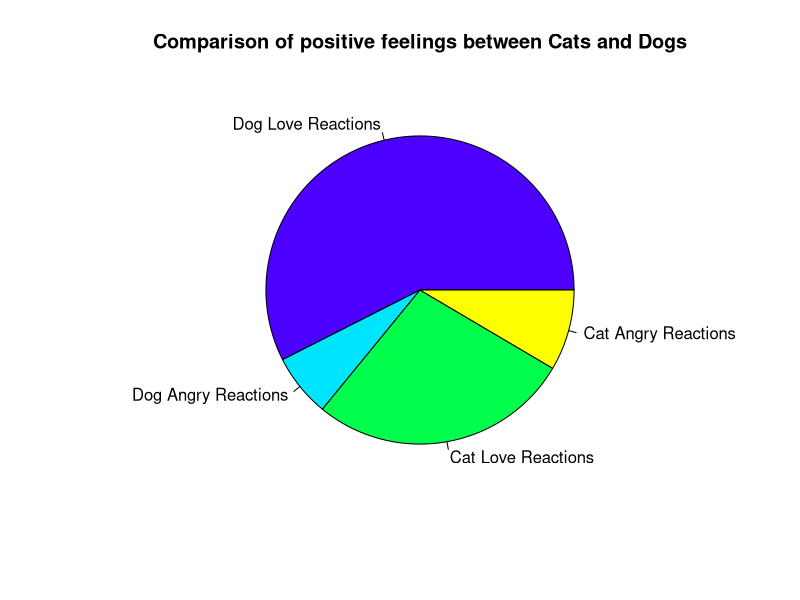

Recreate this plot in R.
getwd()
setwd("C:/Users/navee/OneDrive/Desktop/A3")
cat <- read.table('cat_pos.txt', header = FALSE)
names(cat) <- c("Love Count", 'Angry Count')


dog <- read.table('dog_pos.txt', header = FALSE)
names(dog) <- c("Love Count", 'Angry Count')


dog_love = c(sum(dog$`Love Count`))
dog_angry = c(sum(dog$`Angry Count`))
cat_love = c(sum(cat$`Love Count`))
cat_angry = c(sum(cat$`Angry Count`))

compare <- c(dog_love,dog_angry,cat_love,cat_angry)
label <- c('Dog Love Reactions', 'Dog Angry Reactions', 'Cat Love Reactions', 'Cat Angry Reactions')
pie(compare, label, main = 'Comparison of positive feelings between Cats and Dogs'  , col = topo.colors(length(compare)))






